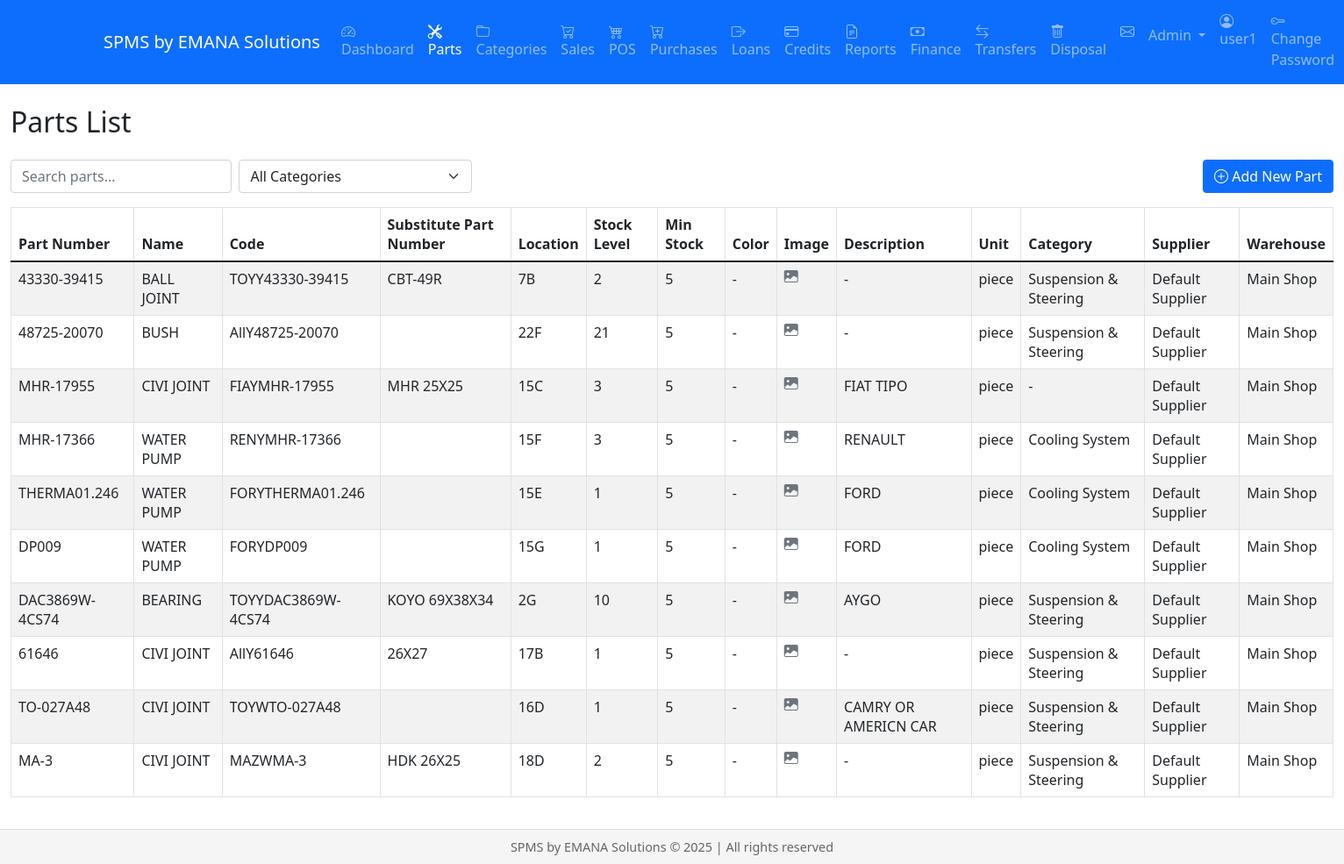
/parts/staff (signed in), run on the app's committed database.
### models.py (models this page shows, shortened)
class User(db.Model, UserMixin):
    id = db.Column(db.Integer, primary_key=True)
    username = db.Column(db.String(80), unique=True, nullable=False)
    email = db.Column(db.String(120), unique=True, nullable=False)
    password_hash = db.Column(db.String(256))
    role = db.Column(db.String(20), default='staff')  # admin, manager, staff
    created_at = db.Column(db.DateTime, default=datetime.utcnow)
    active = db.Column(db.Boolean, default=True)  # Renamed from is_active to active
    fs_uniquifier = db.Column(db.String(64), unique=True, nullable=False)
    confirmed_at = db.Column(db.DateTime, nullable=True, default=None)
    roles = db.relationship('Role', secondary=roles_users, backref=db.backref('users', lazy='dynamic'))
    @property
    def is_authenticated(self):
        return True
    @property
    def is_active(self):
        return self.active  # Now returns the active column value

class Part(db.Model):
    __tablename__ = 'parts'
    id = db.Column(db.Integer, primary_key=True)
    part_number = db.Column(db.String(100), unique=True, nullable=False)
    name = db.Column(db.String(200), nullable=False)
    description = db.Column(db.Text)
    stock_level = db.Column(db.Integer, default=0)
    cost_price = db.Column(db.Float, default=0.0)
    selling_price = db.Column(db.Float, default=0.0)
    location = db.Column(db.String(100))
    manufacturer = db.Column(db.String(100), nullable=False)
    quality_level = db.Column(db.String(20), nullable=False)
    code = db.Column(db.String(100))
    substitute_part_number = db.Column(db.String(100))  # Changed from make
    min_stock = db.Column(db.Integer, default=0)  # Added minimum stock level
    weight = db.Column(db.Float)
    height = db.Column(db.Float)
    length = db.Column(db.Float)
    width = db.Column(db.Float)
    color = db.Column(db.String(50))
    image_url = db.Column(db.String(255))
    unit = db.Column(db.String(20))  # piece, set, box
    min_price = db.Column(db.Float)
    max_price = db.Column(db.Float)
    cost_price = db.Column(db.Float)  # Average cost price
    category_id = db.Column(db.Integer, db.ForeignKey('category.id'))
    supplier_id = db.Column(db.Integer, db.ForeignKey('supplier.id'))
    warranty_period = db.Column(db.Integer)  # in months
    barcode = db.Column(db.String(100), unique=True)
    created_at = db.Column(db.DateTime, default=datetime.utcnow)
    updated_at = db.Column(db.DateTime, onupdate=datetime.utcnow)
    cost_price_dirham = db.Column(db.Float, default=0.0)

class Category(db.Model):
    id = db.Column(db.Integer, primary_key=True)
    name = db.Column(db.String(100), nullable=False)
    description = db.Column(db.Text)
    parts = db.relationship('Part', backref='category', lazy=True)

class Supplier(db.Model):
    id = db.Column(db.Integer, primary_key=True)
    name = db.Column(db.String(200), nullable=False)
    contact_person = db.Column(db.String(100))
    email = db.Column(db.String(120))
    phone = db.Column(db.String(20))
    address = db.Column(db.Text)
    payment_terms = db.Column(db.Text)
    parts = db.relationship('Part', backref='supplier', lazy=True)

class WarehouseStock(db.Model):
    id = db.Column(db.Integer, primary_key=True)
    warehouse_id = db.Column(db.Integer, db.ForeignKey('warehouse.id'))
    part_id = db.Column(db.Integer, db.ForeignKey('parts.id'))  # Note: using 'parts' table name
    quantity = db.Column(db.Integer, default=0)
    warehouse = db.relationship('Warehouse',
                              backref=db.backref('stock_items', lazy=True),
                              foreign_keys=[warehouse_id],
                              primaryjoin='WarehouseStock.warehouse_id == Warehouse.id')
    part = db.relationship('Part',
                          backref=db.backref('warehouse_stocks', lazy=True),
                          foreign_keys=[part_id],
                          primaryjoin='WarehouseStock.part_id == Part.id')

class Warehouse(db.Model):
    id = db.Column(db.Integer, primary_key=True)
    name = db.Column(db.String(100), nullable=False)
    location = db.Column(db.String(200))

### views/parts.py (the view)
@parts.route('/parts/staff')
@login_required
def staff_list_parts():
    page = request.args.get('page', 1, type=int)
    pagination = Part.query.order_by(desc(Part.created_at)).paginate(page=page, per_page=10, error_out=False)
    parts = pagination.items
    for part in parts:
        total_stock = sum(stock.quantity for stock in part.warehouse_stocks)
        part.stock_level = total_stock
    categories = Category.query.all()
    return render_template('parts/staff_list.html', parts=parts, categories=categories, pagination=pagination)

### templates/parts/staff_list.html (shortened to what this page needs)
{% extends "base.html" %}
{% block content %}
<div class="container-fluid">
    <h2 class="mb-4">Parts List</h2>
    <div class="d-flex justify-content-between mb-3">
        <div class="d-flex gap-2">
            <input type="text" class="form-control" id="searchInput" placeholder="Search parts...">
            <select class="form-select" id="categoryFilter">
                <option value="">All Categories</option>
            </select>
        </div>
        <a href="{{ url_for('parts.add_part') }}" class="btn btn-primary">
            <i class="bi bi-plus-circle"></i> Add New Part
        </a>
    </div>
    <div class="table-responsive">
        <table class="table table-striped table-bordered">
            <thead>
                <tr>
                    <th>Part Number</th>
                    <th>Name</th>
                    <th>Code</th>
                    <th>Substitute Part Number</th>
                    <th>Location</th>
                    <th>Stock Level</th>
                    <th>Min Stock</th>
                    <th>Color</th>
                    <th>Image</th>
                    <th>Description</th>
                    <th>Unit</th>
                    <th>Category</th>
                    <th>Supplier</th>
                    <th>Warehouse</th>
                </tr>
            </thead>
            <tbody>
                {% for part in parts %}
                <tr>
                    <td>{{ part.part_number }}</td>
                    <td>{{ part.name }}</td>
                    <td>{{ part.code|default('-') }}</td>
                    <td>{{ part.substitute_part_number|default('-') }}</td>
                    <td>{{ part.location }}</td>
                    <td>{{ part.stock_level }}</td>
                    <td>{{ part.min_stock }}</td>
                    <td>{{ part.color if part.color else '-' }}</td>
                    <td>
                        {% if part.image_url %}
                            <img src="{{ part.image_url }}"
                                 alt="{{ part.name }}"
                                 class="img-thumbnail"
                                 style="max-height: 50px; cursor: pointer"
                                 onclick="showFullImage('{{ part.image_url }}', '{{ part.name }}')"
                            >
                        {% else %}
                            <i class="bi bi-image-fill text-muted"></i>
                        {% endif %}
                    </td>
                    <td>{{ part.description|truncate(50) if part.description else '-' }}</td>
                    <td>{{ part.unit if part.unit else '-' }}</td>
                    <td>{{ part.category.name if part.category else '-' }}</td>
                    <td>{{ part.supplier.name if part.supplier else '-' }}</td>
                    <td>
                        {% if part.warehouse_stocks %}
                            {% for stock in part.warehouse_stocks %}
                                {{ stock.warehouse.name }}{% if not loop.last %}, {% endif %}
                            {% endfor %}
                        {% else %}
                            -
                        {% endif %}
                    </td>
                </tr>
                {% endfor %}
            </tbody>
        </table>
    </div>
</div>
{% endblock %}

### templates/base.html (shortened to what this page needs)
<html lang="en">
<head>
    <link rel="stylesheet" href="{{ url_for('static', filename='css/jquery-ui.css') }}">
    <link rel="stylesheet" href="{{ url_for('static', filename='css/bootstrap.min.css') }}">
    <link rel="stylesheet" href="{{ url_for('static', filename='css/bootstrap-icons.css') }}">
</head>
<body>
    <nav class="navbar navbar-expand-lg navbar-dark bg-primary mb-4">
        <div class="container">
            <a class="navbar-brand" href="{{ url_for('dashboard.index') }}">
                SPMS by EMANA Solutions
            </a>
            <div class="collapse navbar-collapse" id="navbarNav">
                {% if current_user.is_authenticated %}
                <ul class="navbar-nav">
                    <li class="nav-item">
                        <a class="nav-link {% if request.endpoint and request.endpoint.startswith('dashboard.') %}active{% endif %}"
                           href="{{ url_for('dashboard.index') }}">
                            <i class="bi bi-speedometer2"></i> Dashboard
                        </a>
                    </li>
                    <li class="nav-item">
                        <a class="nav-link {% if request.endpoint and request.endpoint.startswith('parts.') %}active{% endif %}"
                           href="{% if current_user.role == 'staff' %}{{ url_for('parts.staff_list_parts') }}{% else %}{{ url_for('parts.list_parts') }}{% endif %}">
                            <i class="bi bi-tools"></i> Parts
                        </a>
                    </li>
                    {% if current_user.role in ['admin', 'manager'] %}
                    <li class="nav-item">
                        <a class="nav-link {% if request.endpoint and request.endpoint.startswith('categories.') %}active{% endif %}"
                           href="{{ url_for('categories.list_categories') }}">
                            <i class="bi bi-folder"></i> Categories
                        </a>
                    </li>
                    {% endif %}
                    <li class="nav-item">
                        <a class="nav-link {% if request.endpoint and request.endpoint.startswith('sales.') %}active{% endif %}"
                           href="{{ url_for('sales.list_sales') }}">
                            <i class="bi bi-cart-check"></i> Sales
                        </a>
                    </li>
                    <li class="nav-item">
                        <a class="nav-link {% if request.endpoint and request.endpoint.startswith('pos.') %}active{% endif %}"
                           href="{{ url_for('pos.index') }}">
                            <i class="bi bi-cart4"></i> POS
                        </a>
                    </li>
                    {% if current_user.role in ['admin', 'manager'] %}
                    <li class="nav-item">
                        <a class="nav-link {% if request.endpoint and request.endpoint.startswith('purchases.') %}active{% endif %}"
                           href="{{ url_for('purchases.list_purchases') }}">
                            <i class="bi bi-cart-plus"></i> Purchases
                        </a>
                    </li>
                    {% endif %}
                    <li class="nav-item">
                        <a class="nav-link {% if request.endpoint and request.endpoint.startswith('loans.') %}active{% endif %}"
                           href="{{ url_for('loans.list_loans') }}">
                            <i class="bi bi-box-arrow-right"></i> Loans
                        </a>
                    </li>
                    {% if current_user.role in ['admin', 'manager'] %}
                    <li class="nav-item">
                        <a class="nav-link {% if request.endpoint and request.endpoint.startswith('credits.') %}active{% endif %}"
                           href="{{ url_for('credits.list_credits') }}">
                            <i class="bi bi-credit-card"></i> Credits
                        </a>
                    </li>
                    {% endif %}
                    {% if current_user.role in ['admin', 'manager'] %}
                    <li class="nav-item">
                        <a class="nav-link {% if request.endpoint and request.endpoint.startswith('reports.') %}active{% endif %}"
                           href="{{ url_for('reports.index') }}">
                            <i class="bi bi-file-earmark-text"></i> Reports
                        </a>
                    </li>
                    {% endif %}
                    {% if current_user.role in ['admin', 'manager'] %}
                    <li class="nav-item">
                        <a class="nav-link {% if request.endpoint and request.endpoint.startswith('finance.') %}active{% endif %}"
                           href="{{ url_for('finance.index') }}">
                            <i class="bi bi-cash"></i> Finance
                        </a>
                    </li>
                    {% endif %}
                    {% if current_user.is_authenticated and current_user.role in ['admin', 'manager', 'staff'] %}
                    <li class="nav-item">
                        <a class="nav-link {% if request.endpoint and request.endpoint.startswith('transfers.') %}active{% endif %}"
                           href="{{ url_for('transfers.list_transfers') }}">
                            <i class="bi bi-arrow-left-right"></i> Transfers
                        </a>
                    </li>
                    {% endif %}
                    {% if current_user.is_authenticated and current_user.role in ['admin', 'manager'] %}
                    <li class="nav-item">
                        <a class="nav-link {% if request.endpoint and request.endpoint.startswith('disposals.') %}active{% endif %}"
                           href="{{ url_for('disposals.list_disposals') }}">
                            <i class="bi bi-trash"></i> Disposal
                        </a>
                    </li>
                    {% endif %}
                    <li class="nav-item">
                        <a class="nav-link" href="{{ url_for('messages.list_messages') }}">
                            <i class="bi bi-envelope"></i>
                        </a>
                    </li>
                    {% if current_user.role == 'admin' %}
                    <li class="nav-item dropdown">
                        <a class="nav-link dropdown-toggle" href="#" id="adminDropdown" role="button"
                           data-bs-toggle="dropdown" aria-expanded="false">
                            Admin
                        </a>
                    </li>
                    {% endif %}
                </ul>
                <ul class="navbar-nav ms-auto">
                    <li class="nav-item">
                        <span class="nav-link"><i class="bi bi-person-circle"></i> {{ current_user.username }}</span>
                    </li>
                    <li class="nav-item">
                        <a class="nav-link {% if request.endpoint and request.endpoint.startswith('profile.') %}active{% endif %}"
                           href="{{ url_for('profile.change_password') }}">
                            <i class="bi bi-key"></i> Change Password
                        </a>
                    </li>
                    <li class="nav-item">
                        <a class="nav-link" href="{{ url_for('auth.logout') }}"> Logout</a>
                    </li>
                </ul>
                {% endif %}
            </div>
        </div>
    </nav>
    <div class="content-wrapper">
        {% block content %}{% endblock %}
    </div>
    <footer class="footer">
        <div class="container">
            SPMS by EMANA Solutions &copy; {{ current_year }} | All rights reserved
        </div>
    </footer>
</body>
</html>

### templates/base.html (style rules this page uses)
.footer { position: fixed; bottom: 0; width: 100%; height: 40px; line-height: 40px; background-color: #f5f5f5; text-align: center; font-size: 0.9em; color: #666; border-top: 1px solid #ddd; }
.content-wrapper { margin-bottom: 60px; }

### data on the page
User: username "user1"
Part: part_number "43330-39415", name "BALL JOINT", code "TOYY43330-39415", substitute_part_number "CBT-49R", location "7B", stock_level "2", min_stock "5", color "-", description "-", unit "piece", category "Suspension & Steering", supplier "Default Supplier"
WarehouseStock: warehouse.name "Main Shop"
Part: part_number "48725-20070", name "BUSH", code "AllY48725-20070", location "22F", stock_level "21", min_stock "5", color "-", description "-", unit "piece", category "Suspension & Steering", supplier "Default Supplier"
WarehouseStock: warehouse.name "Main Shop"
Part: part_number "MHR-17955", name "CIVI JOINT", code "FIAYMHR-17955", substitute_part_number "MHR 25X25", location "15C", stock_level "3", min_stock "5", color "-", description "FIAT TIPO", unit "piece", category "-", supplier "Default Supplier"
WarehouseStock: warehouse.name "Main Shop"
Part: part_number "MHR-17366", name "WATER PUMP", code "RENYMHR-17366", location "15F", stock_level "3", min_stock "5", color "-", description "RENAULT", unit "piece", category "Cooling System", supplier "Default Supplier"
WarehouseStock: warehouse.name "Main Shop"
Part: part_number "THERMA01.246", name "WATER PUMP", code "FORYTHERMA01.246", location "15E", stock_level "1", min_stock "5", color "-", description "FORD", unit "piece", category "Cooling System", supplier "Default Supplier"
WarehouseStock: warehouse.name "Main Shop"
Part: part_number "DP009", name "WATER PUMP", code "FORYDP009", location "15G", stock_level "1", min_stock "5", color "-", description "FORD", unit "piece", category "Cooling System", supplier "Default Supplier"
WarehouseStock: warehouse.name "Main Shop"
Part: part_number "DAC3869W-4CS74", name "BEARING", code "TOYYDAC3869W-4CS74", substitute_part_number "KOYO 69X38X34", location "2G", stock_level "10", min_stock "5", color "-", description "AYGO", unit "piece", category "Suspension & Steering", supplier "Default Supplier"
WarehouseStock: warehouse.name "Main Shop"
Part: part_number "61646", name "CIVI JOINT", code "AllY61646", substitute_part_number "26X27", location "17B", stock_level "1", min_stock "5", color "-", description "-", unit "piece", category "Suspension & Steering", supplier "Default Supplier"
WarehouseStock: warehouse.name "Main Shop"
Part: part_number "TO-027A48", name "CIVI JOINT", code "TOYWTO-027A48", location "16D", stock_level "1", min_stock "5", color "-", description "CAMRY OR AMERICN CAR", unit "piece", category "Suspension & Steering", supplier "Default Supplier"
WarehouseStock: warehouse.name "Main Shop"
Part: part_number "MA-3", name "CIVI JOINT", code "MAZWMA-3", substitute_part_number "HDK 26X25", location "18D", stock_level "2", min_stock "5", color "-", description "-", unit "piece", category "Suspension & Steering", supplier "Default Supplier"
WarehouseStock: warehouse.name "Main Shop"
